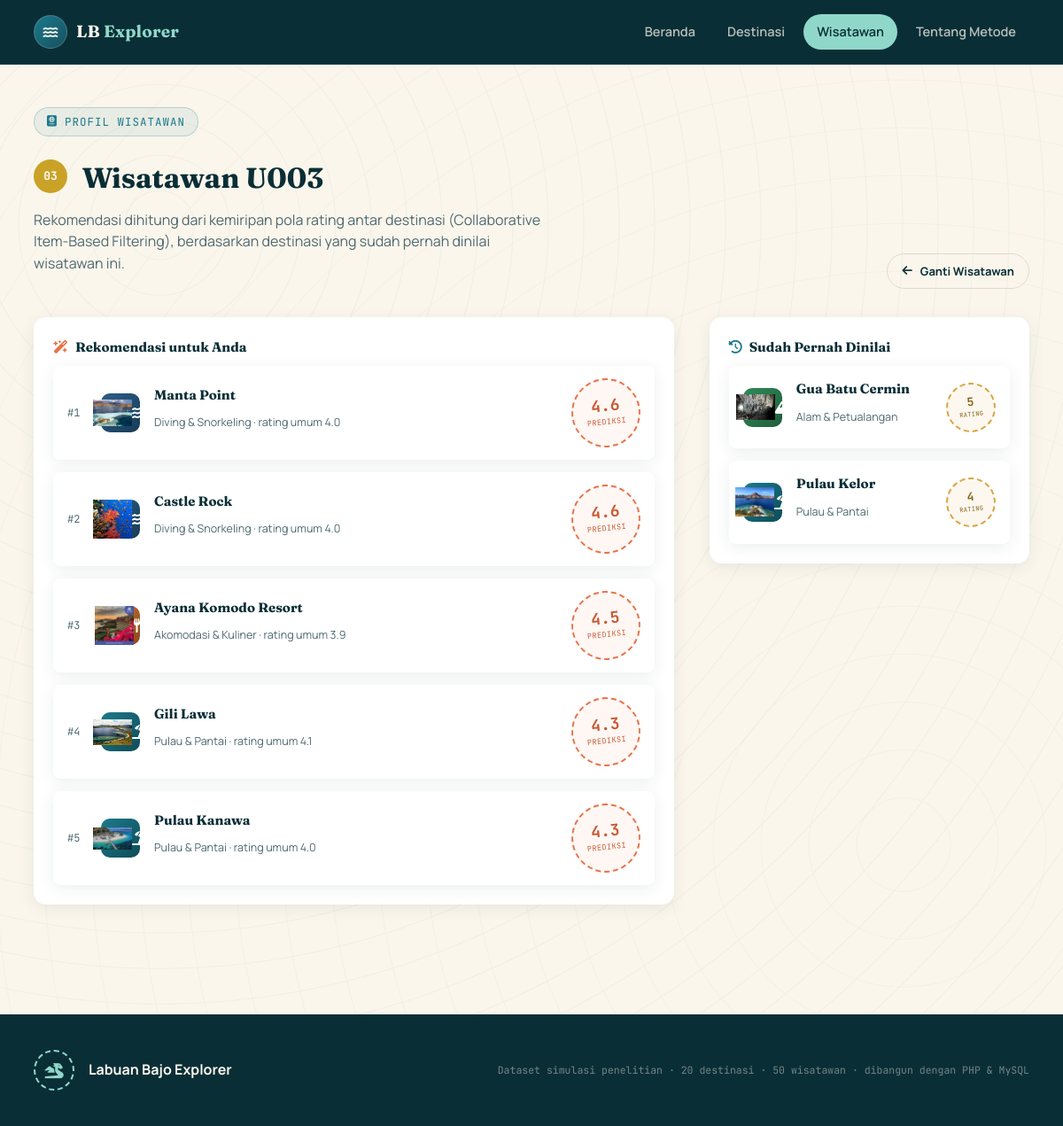
Page /rekomendasi.php?user_id=U003 on the committed database.
### tables this page shows
CREATE TABLE `users` (
  `user_id` varchar(10) NOT NULL,
  `display_name` varchar(50) NOT NULL
);

CREATE TABLE `items` (
  `item_id` varchar(10) NOT NULL,
  `item_name` varchar(100) NOT NULL,
  `category` varchar(50) NOT NULL,
  `avg_rating` decimal(3,2) NOT NULL DEFAULT 0.00,
  `total_reviews` int(11) NOT NULL DEFAULT 0,
  `price_range` varchar(5) NOT NULL,
  `location` varchar(100) NOT NULL,
  `description` text DEFAULT NULL
);

### includes/functions.php (called while the page is built, shortened)
<?php
function categoryMeta(string $category): array
{
    $map = [
        'island_beach' => [
            'label' => 'Pulau & Pantai',
            'icon'  => 'fa-umbrella-beach',
            'class' => 'cat-island',
        ],
        'diving_snorkeling' => [
            'label' => 'Diving & Snorkeling',
            'icon'  => 'fa-water',
            'class' => 'cat-diving',
        ],
        'nature_adventure' => [
            'label' => 'Alam & Petualangan',
            'icon'  => 'fa-mountain',
            'class' => 'cat-nature',
        ],
        'accommodation_culinary' => [
            'label' => 'Akomodasi & Kuliner',
            'icon'  => 'fa-utensils',
            'class' => 'cat-culinary',
        ],
    ];
    return $map[$category] ?? [
        'label' => ucwords(str_replace('_', ' ', $category)),
        'icon'  => 'fa-map-marker-alt',
        'class' => 'cat-island',
    ];
}
function getItemImage(string $itemId): ?string
{
    $extensions = ['jpg', 'jpeg', 'png', 'webp'];
    foreach ($extensions as $ext) {
        $relativePath = "assets/img/destinations/{$itemId}.{$ext}";
        $fullPath = __DIR__ . '/../' . $relativePath;
        if (file_exists($fullPath)) {
            return $relativePath;
        }
    }
    return null;
}
function avatarColor(string $userId): string
{
    $palette = ['#1B7A8C', '#E8734A', '#2E8B57', '#C9A227', '#6E5AA0', '#C0447A'];
    $index = crc32($userId) % count($palette);
    return $palette[$index];
}
function e(string $s): string
{
    return htmlspecialchars($s, ENT_QUOTES, 'UTF-8');
}

### classes/CollaborativeFiltering.php (called while the page is built, shortened)
<?php
class CollaborativeFiltering
{
    private mysqli $conn;
    private array $userItemMatrix = [];
    private array $itemIds = [];
    private array $userIds = [];
    public function __construct(mysqli $conn)
    {
        $this->conn = $conn;
        $this->buildUserItemMatrix();
    }
    private function buildUserItemMatrix(): void
    {
        $result = $this->conn->query("SELECT user_id, item_id, rating FROM ratings");
        $itemSet = [];
        $userSet = [];
        while ($row = $result->fetch_assoc()) {
            $u = $row['user_id'];
            $i = $row['item_id'];
            $r = (float) $row['rating'];
            $this->userItemMatrix[$u][$i] = $r;
            $itemSet[$i] = true;
            $userSet[$u] = true;
        }
        $this->itemIds = array_keys($itemSet);
        $this->userIds = array_keys($userSet);
    }
    private function getItemVector(string $itemId): array
    {
        $vector = [];
        foreach ($this->userIds as $u) {
            $vector[] = $this->userItemMatrix[$u][$itemId] ?? 0.0;
        }
        return $vector;
    }
    private function cosineSimilarity(array $a, array $b): float
    {
        $dot = 0.0;
        $normA = 0.0;
        $normB = 0.0;
        $n = count($a);
        for ($k = 0; $k < $n; $k++) {
            $dot += $a[$k] * $b[$k];
            $normA += $a[$k] * $a[$k];
            $normB += $b[$k] * $b[$k];
        }
        return $dot / (sqrt($normA) * sqrt($normB));
    }
    public function itemSimilarity(string $itemA, string $itemB): float
    {
        $key = $itemA < $itemB ? "$itemA|$itemB" : "$itemB|$itemA";
        $vecA = $this->getItemVector($itemA);
        $vecB = $this->getItemVector($itemB);
        $sim = $this->cosineSimilarity($vecA, $vecB);
        return $sim;
    }
    public function recommendForUser(string $userId, int $topN = 5): array
    {
        $ratedItems = $this->userItemMatrix[$userId];
        $unratedItems = array_diff($this->itemIds, array_keys($ratedItems));
        $predictions = [];
        foreach ($unratedItems as $candidate) {
            $weightedSum = 0.0;
            $similaritySum = 0.0;
            foreach ($ratedItems as $ratedItem => $rating) {
                $sim = $this->itemSimilarity($candidate, $ratedItem);
                $weightedSum += $sim * $rating;
                $similaritySum += abs($sim);
            }
            if ($similaritySum > 0) {
                $predictions[$candidate] = $weightedSum / $similaritySum;
            }
        }
        arsort($predictions);
        return array_slice($predictions, 0, $topN, true);
    }
    public function getUserRatings(string $userId): array
    {
        $ratings = $this->userItemMatrix[$userId];
        arsort($ratings);
        return $ratings;
    }
}

### rekomendasi.php (the view, shortened to what this page needs)
<?php
require_once __DIR__ . '/config/database.php';
require_once __DIR__ . '/includes/functions.php';
require_once __DIR__ . '/classes/CollaborativeFiltering.php';
$conn = getConnection();
$userId = $_GET['user_id'] ?? '';
$stmt = $conn->prepare("SELECT * FROM users WHERE user_id = ?");
$stmt->bind_param('s', $userId);
$stmt->execute();
$user = $stmt->get_result()->fetch_assoc();
$cf = new CollaborativeFiltering($conn);
$ratedRaw = $cf->getUserRatings($userId);
$recommendedRaw = $cf->recommendForUser($userId, 5);
function fetchItemsByIds(mysqli $conn, array $ids): array
{
    $placeholders = implode(',', array_fill(0, count($ids), '?'));
    $stmt = $conn->prepare("SELECT * FROM items WHERE item_id IN ($placeholders)");
    $types = str_repeat('s', count($ids));
    $stmt->bind_param($types, ...$ids);
    $stmt->execute();
    $res = $stmt->get_result();
    $lookup = [];
    while ($row = $res->fetch_assoc()) {
        $lookup[$row['item_id']] = $row;
    }
    return $lookup;
}
$ratedLookup = fetchItemsByIds($conn, array_keys($ratedRaw));
$recLookup = fetchItemsByIds($conn, array_keys($recommendedRaw));
include __DIR__ . '/includes/header.php';
?>
<section class="section" style="padding-top:48px;">
  <div class="wrap">
    <div class="section-head">
      <div>
        <span class="eyebrow"><i class="fa-solid fa-passport"></i> Profil Wisatawan</span>
        <h2>
          <span class="user-avatar" style="background:<?= avatarColor($user['user_id']) ?>; display:inline-flex; width:38px; height:38px; font-size:13px; vertical-align:middle; margin-right:10px;">
            <?= e(substr($user['user_id'], -2)) ?>
          </span>
          <?= e($user['display_name']) ?>
        </h2>
        <p class="section-lead">Rekomendasi dihitung dari kemiripan pola rating antar destinasi (Collaborative Item-Based Filtering), berdasarkan destinasi yang sudah pernah dinilai wisatawan ini.</p>
      </div>
      <a href="wisatawan.php" class="btn btn-ghost btn-sm" style="color:var(--navy); border-color:var(--line);"><i class="fa-solid fa-arrow-left"></i> Ganti Wisatawan</a>
    </div>
    <div class="detail-grid">
      <div>
        <div class="info-card">
          <h4><i class="fa-solid fa-wand-magic-sparkles" style="color:var(--coral);"></i> Rekomendasi untuk Anda</h4>
          <?php if (empty($recommendedRaw)): ?>
            <div class="empty-state">
              <i class="fa-solid fa-circle-info"></i>
              <p>Belum ada rekomendasi yang bisa dihitung &mdash; wisatawan ini mungkin sudah menilai semua destinasi, atau data rating masih terlalu sedikit untuk menghitung kemiripan.</p>
            </div>
          <?php else: ?>
            <div class="rec-list">
              <?php $i = 1; foreach ($recommendedRaw as $iid => $score):
                $ritem = $recLookup[$iid];
                $rmeta = categoryMeta($ritem['category']);
                $rphoto = getItemImage($iid);
                $predicted = max(0, min(5, $score)); ?>
                <a href="detail.php?id=<?= e($iid) ?>" class="rec-item">
                  <span class="rank">#<?= $i++ ?></span>
                  <div class="rec-icon <?= $rmeta['class'] ?> <?= $rphoto ? 'has-photo' : '' ?>">
                    <?php if ($rphoto): ?><img src="<?= e($rphoto) ?>" alt=""><?php endif; ?>
                    <i class="fa-solid <?= $rmeta['icon'] ?>"></i>
                  </div>
                  <div class="rec-info">
                    <h4><?= e($ritem['item_name']) ?></h4>
                    <p class="rec-sub"><?= e($rmeta['label']) ?> &middot; rating umum <?= number_format($ritem['avg_rating'],1) ?></p>
                  </div>
                  <div class="stamp">
                    <b><?= number_format($predicted, 1) ?></b>
                    <span>prediksi</span>
                  </div>
                </a>
              <?php endforeach; ?>
            </div>
          <?php endif; ?>
        </div>
      </div>
      <div>
        <div class="info-card">
          <h4><i class="fa-solid fa-clock-rotate-left"></i> Sudah Pernah Dinilai</h4>
          <?php if (empty($ratedRaw)): ?>
            <p style="font-size:13.5px; color:var(--ink-soft);">Wisatawan ini belum memberi rating apapun.</p>
          <?php else: ?>
            <div class="rec-list">
              <?php foreach ($ratedRaw as $iid => $rating):
                $ritem = $ratedLookup[$iid];
                $rmeta = categoryMeta($ritem['category']);
                $rphoto = getItemImage($iid); ?>
                <a href="detail.php?id=<?= e($iid) ?>" class="rec-item">
                  <div class="rec-icon <?= $rmeta['class'] ?> <?= $rphoto ? 'has-photo' : '' ?>">
                    <?php if ($rphoto): ?><img src="<?= e($rphoto) ?>" alt=""><?php endif; ?>
                    <i class="fa-solid <?= $rmeta['icon'] ?>"></i>
                  </div>
                  <div class="rec-info">
                    <h4><?= e($ritem['item_name']) ?></h4>
                    <p class="rec-sub"><?= e($rmeta['label']) ?></p>
                  </div>
                  <div class="stamp stamp-gold" style="width:56px; height:56px;">
                    <b style="font-size:13px;"><?= number_format($rating,0) ?></b>
                    <span style="font-size:7px;">rating</span>
                  </div>
                </a>
              <?php endforeach; ?>
            </div>
          <?php endif; ?>
        </div>
      </div>
    </div>
  </div>
</section>
<?php include __DIR__ . '/includes/footer.php'; ?>

### rows in the picture
users: user_id "03", display_name "Wisatawan U003"
items: shows a picture, item_name "Manta Point", category "Diving & Snorkeling", avg_rating "4.0", predicted "4.6"
items: shows a picture, item_name "Castle Rock", category "Diving & Snorkeling", avg_rating "4.0", predicted "4.6"
items: shows a picture, item_name "Ayana Komodo Resort", category "Akomodasi & Kuliner", avg_rating "3.9", predicted "4.5"
items: shows a picture, item_name "Gili Lawa", category "Pulau & Pantai", avg_rating "4.1", predicted "4.3"
items: shows a picture, item_name "Pulau Kanawa", category "Pulau & Pantai", avg_rating "4.0", predicted "4.3"
items: item_name "Pulau Kelor"

### other values in the picture
$ritem['item_name'] "Gua Batu Cermin"
$rmeta['label'] "Alam & Petualangan"
$rating "5"
$rmeta['label'] "Pulau & Pantai"
$rating "4"
